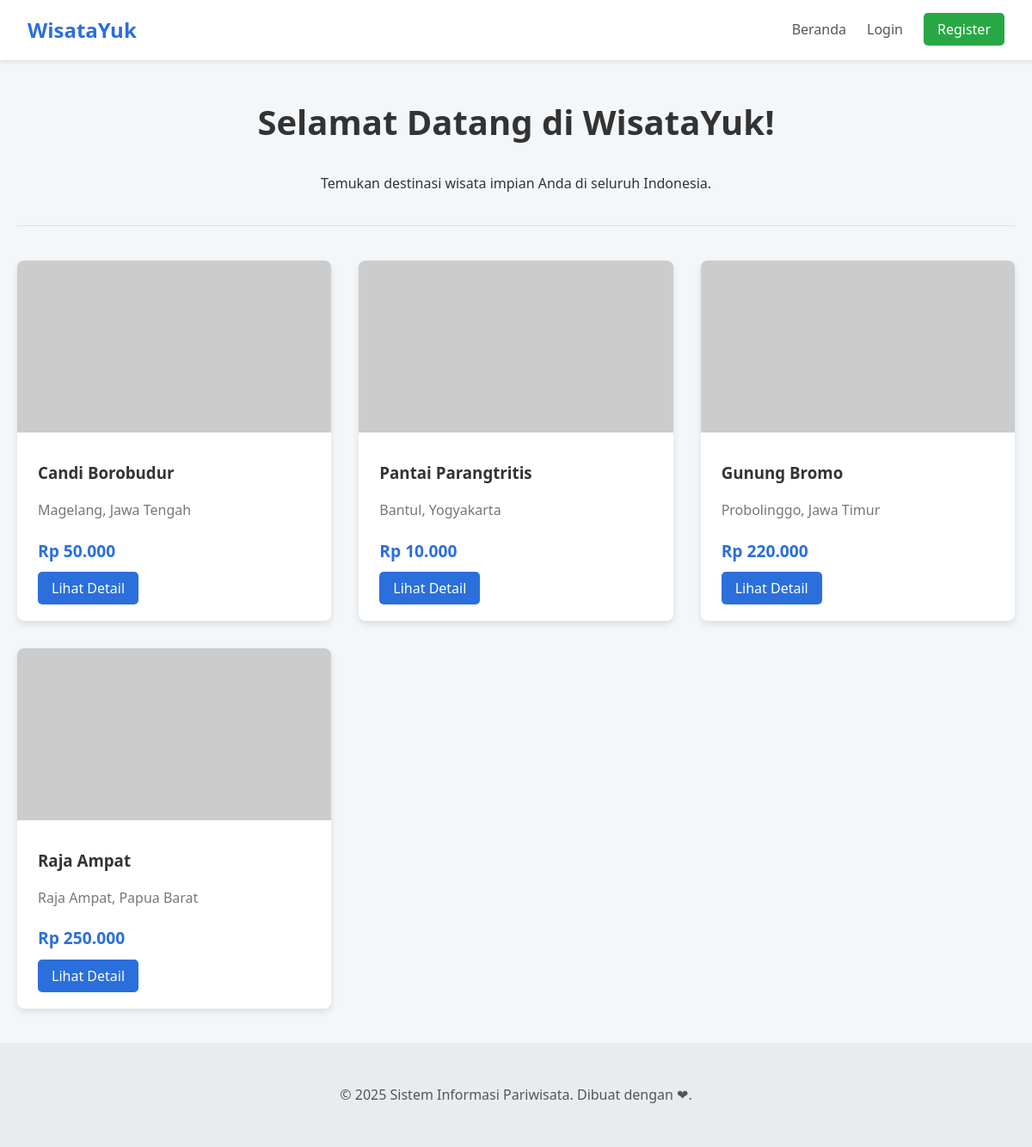
The page / on the database its author committed.
### tables this page shows
CREATE TABLE `objek_wisata` (
  `id` int(11) NOT NULL,
  `nama_wisata` varchar(100) NOT NULL,
  `deskripsi` text NOT NULL,
  `lokasi` varchar(150) NOT NULL,
  `harga_tiket` decimal(10,2) NOT NULL,
  `gambar_url` varchar(255) DEFAULT 'https://placehold.co/600x400/e2e8f0/e2e8f0?text=Gambar',
  `kuota_harian` int(11) DEFAULT NULL COMMENT 'Kuota tiket per hari, NULL berarti tidak terbatas',
  `jadwal_operasional` text DEFAULT NULL COMMENT 'Menyimpan jadwal dalam format JSON'
);

### pages/home.php (the view)
<?php
$sql = "SELECT id, nama_wisata, lokasi, harga_tiket, gambar_url FROM objek_wisata";
$result = $conn->query($sql);
?>
<div class="page-header">
    <h1>Selamat Datang di WisataYuk!</h1>
    <p>Temukan destinasi wisata impian Anda di seluruh Indonesia.</p>
</div>
<div class="wisata-grid">
    <?php if ($result->num_rows > 0): ?>
        <?php while($row = $result->fetch_assoc()): ?>
            <?php
                $gambar = $row['gambar_url'];
                if (strtolower($row['nama_wisata']) === 'candi borobudur') {
                    $gambar = 'https://cpanel-blog.smsperkasa.com/wp-content/uploads/2023/09/Tata-Letak-dan-Bentuk-Candi-Borobudur-1024x683.jpg';
                } elseif (strtolower($row['nama_wisata']) === 'pantai parangtritis') {
                    $gambar = 'https://upload.wikimedia.org/wikipedia/commons/thumb/c/c0/Parangtritis_Beach_2011_2.JPG/960px-Parangtritis_Beach_2011_2.JPG';
                } elseif (strtolower($row['nama_wisata']) === 'gunung bromo') {
                    $gambar = 'https://upload.wikimedia.org/wikipedia/commons/thumb/4/44/Mount_Bromo_East_Java.jpg/960px-Mount_Bromo_East_Java.jpg';
                }
            ?>
            <div class="wisata-card">
                <img src="<?= htmlspecialchars($gambar) ?>" alt="Gambar <?= htmlspecialchars($row['nama_wisata']) ?>" onerror="this.onerror=null;this.src='https://placehold.co/600x400/e2e8f0/e2e8f0?text=Error';">
                <div class="card-content">
                    <h3><?= htmlspecialchars($row['nama_wisata']) ?></h3>
                    <p class="location"><?= htmlspecialchars($row['lokasi']) ?></p>
                    <p class="price">Rp <?= number_format($row['harga_tiket'], 0, ',', '.') ?></p>
                    <a href="index.php?page=detail_wisata&id=<?= $row['id'] ?>" class="btn">Lihat Detail</a>
                </div>
            </div>
        <?php endwhile; ?>
    <?php else: ?>
        <p>Belum ada data objek wisata.</p>
    <?php endif; ?>
</div>

### partials/header.php (shortened to what this page needs)
<!DOCTYPE html>
<html lang="id">
<head>
    <link rel="stylesheet" href="style.css">
</head>
<body>
    <header>
        <nav>
            <a href="index.php?page=home" class="logo">WisataYuk</a>
            <ul>
                <li><a href="index.php?page=home">Beranda</a></li>
                <?php if (isset($_SESSION['user_id'])): ?>
                    <li><a href="index.php?page=tiket_saya">Tiket Saya</a></li>
                    <?php if ($_SESSION['role'] === 'admin'): ?>
                        <li><a href="index.php?page=admin_dashboard">Dashboard Admin</a></li>
                    <?php elseif ($_SESSION['role'] === 'dinas'): ?>
                        <li><a href="index.php?page=dinas_dashboard">Dashboard Dinas</a></li>
                    <?php endif; ?>
                    <li><a href="index.php?page=logout" class="btn-logout">Logout</a></li>
                <?php else: ?>
                    <li><a href="index.php?page=login">Login</a></li>
                    <li><a href="index.php?page=register" class="btn-register">Register</a></li>
                <?php endif; ?>
            </ul>
        </nav>
    </header>
    <main class="container">

### index.php (shortened to what this page needs)
<?php
require_once 'File Config/config.php';
require_once 'partials/header.php';
$page = isset($_GET['page']) ? $_GET['page'] : 'home';
switch ($page) {
    default:
        include 'pages/home.php';
        break;
}
require_once 'partials/footer.php';
?>

### partials/footer.php
    </main>
    <footer>
        <p>&copy; <?= date('Y') ?> Sistem Informasi Pariwisata. Dibuat dengan ❤.</p>
    </footer>
</body>
</html>

### style.css (style rules this page uses)
body { font-family: 'Segoe UI', Tahoma, Geneva, Verdana, sans-serif; margin: 0; background-color: #f4f7f9; color: #333; line-height: 1.6; }
.container { max-width: 1200px; margin: 20px auto; padding: 0 20px; min-height: 70vh; }
header { background-color: #fff; box-shadow: 0 2px 4px rgba(0,0,0,0.1); padding: 0 2rem; }
nav { display: flex; justify-content: space-between; align-items: center; max-width: 1200px; margin: 0 auto; height: 70px; }
nav .logo { font-size: 1.5rem; font-weight: bold; color: #2a6fdb; text-decoration: none; }
nav ul { list-style: none; display: flex; align-items: center; gap: 1.5rem; margin: 0; padding: 0; }
nav ul a { text-decoration: none; color: #555; font-weight: 500; transition: color 0.3s; }
.btn, .btn-register, .btn-logout { padding: 0.5rem 1rem; border-radius: 5px; text-decoration: none; color: #fff; font-weight: 500; transition: background-color 0.3s; }
.btn { background-color: #2a6fdb; }
.btn-register { background-color: #28a745; }
.page-header { text-align: center; margin: 40px 0; padding-bottom: 20px; border-bottom: 1px solid #ddd; }
.page-header h1 { font-size: 2.5rem; color: #333; }
.wisata-grid { display: grid; grid-template-columns: repeat(auto-fill, minmax(300px, 1fr)); gap: 2rem; }
.wisata-card { background-color: #fff; border-radius: 8px; box-shadow: 0 4px 8px rgba(0,0,0,0.1); overflow: hidden; transition: transform 0.3s, box-shadow 0.3s; }
.wisata-card img { width: 100%; height: 200px; object-fit: cover; }
.card-content { padding: 1.5rem; }
.card-content h3 { margin: 0 0 0.5rem; }
.card-content .location { color: #777; margin-bottom: 1rem; }
.card-content .price { font-weight: bold; color: #2a6fdb; font-size: 1.2rem; margin-bottom: 1rem; }
footer { text-align: center; padding: 2rem; margin-top: 40px; background-color: #e9ecef; color: #555; }

### rows shown on the page
objek_wisata: nama_wisata "Candi Borobudur", lokasi "Magelang, Jawa Tengah", harga_tiket "50.000"
objek_wisata: nama_wisata "Pantai Parangtritis", lokasi "Bantul, Yogyakarta", harga_tiket "10.000"
objek_wisata: nama_wisata "Gunung Bromo", lokasi "Probolinggo, Jawa Timur", harga_tiket "220.000"
objek_wisata: nama_wisata "Raja Ampat", lokasi "Raja Ampat, Papua Barat", harga_tiket "250.000"
